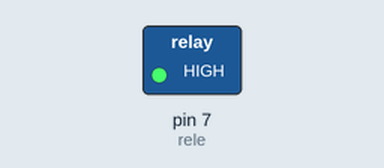
This sketch was run on a simulated Arduino Uno, built with avr-gcc and run on an emulated ATmega328P. Shown: switched loads named in the sketch (green lamp = pin HIGH).

Above: at 1.0 s.
At 3.0 s:
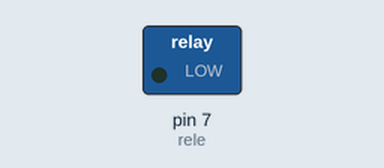
Timing chart, 0 to 5.2 s (numbered marks = the images above):
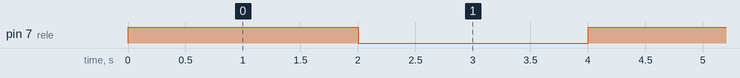

The sketch:

rele.ino
```cpp
int rele = 7;

void setup() {
  pinMode(rele, OUTPUT);
}

void loop() {
  digitalWrite(7, HIGH);
  delay(2000);
  digitalWrite(7, LOW);
  delay(2000);
}
```

Measured:
- by itself, pin 7 (rele): alternates HIGH for 2.0 s and LOW for 2.0 s
